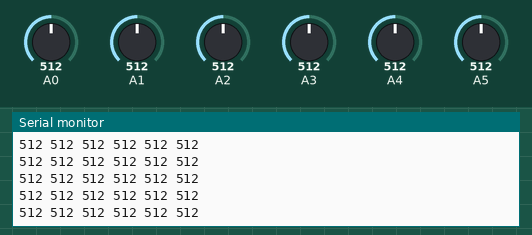
Recording of a sketch running on a simulated Arduino Uno, built with avr-gcc and run on an emulated ATmega328P. Parts: the last lines printed to the serial monitor. The test bench sets the inputs (shaded band); at power-on: A1 = 512, A0 = 512, A2 = 512, A3 = 512, A4 = 512, A5 = 512.

Above: at 2.7 s.
2.8 s: A1 set to 108
At 2.85 s:
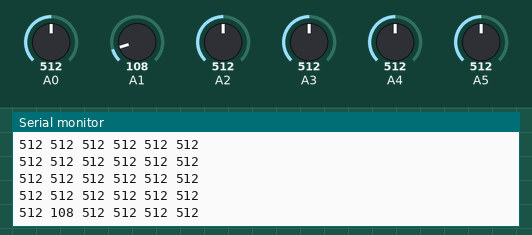
5.8 s: A1 set to 94
At 5.8 s:
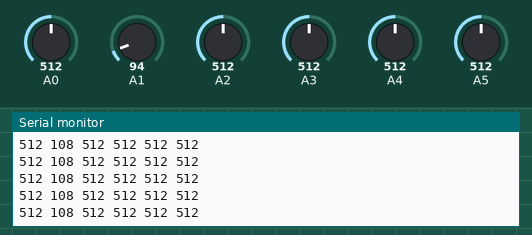
Timing chart, 0 to 8.8 s (numbered marks = the images above; inputs shaded):
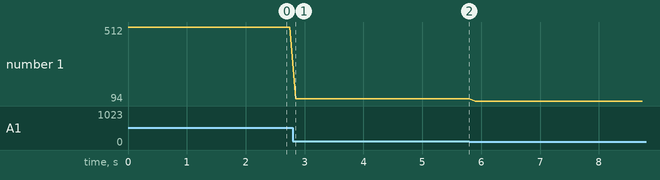

The sketch:

drum.ino
```cpp
#include <Arduino.h>
//https://randomnerdtutorials.com/complete-guide-for-ultrasonic-sensor-hc-sr04/

void setup() {
  Serial.begin(9600);
  pinMode(A0, INPUT_PULLUP);
  pinMode(A1, INPUT_PULLUP);
  pinMode(A2, INPUT_PULLUP);
  pinMode(A3, INPUT_PULLUP);
  pinMode(A4, INPUT_PULLUP);
  pinMode(A5, INPUT_PULLUP);
}

void loop() {
  Serial.print(analogRead(A0));
  Serial.print(" ");
  Serial.print(analogRead(A1));
  Serial.print(" ");
  Serial.print(analogRead(A2));
  Serial.print(" ");
  Serial.print(analogRead(A3));
  Serial.print(" ");
  Serial.print(analogRead(A4));
  Serial.print(" ");
  Serial.print(analogRead(A5));
  Serial.println();
  delay(100);
}
```

Measured:
- after the input at 2.8 s, the serial monitor: prints a new line after 0.05 s (image 1)
- plotted number 1: 512 → 108 after the input at 2.8 s, 108 → 94 after the input at 5.8 s
